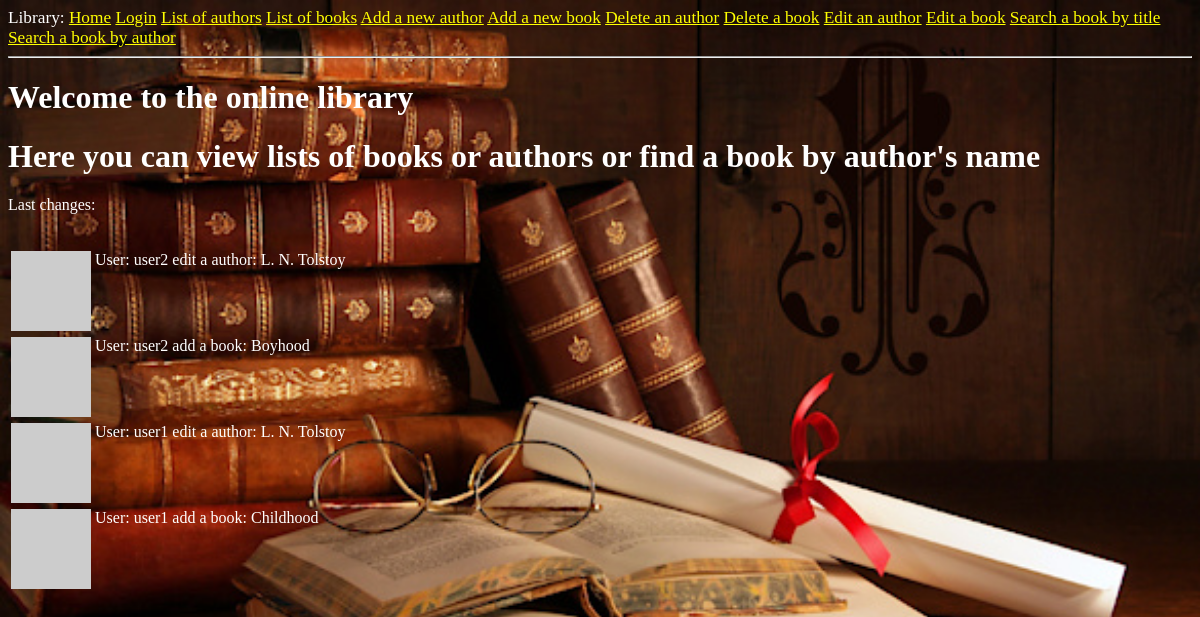
/index, run on the app's committed database.
### app/models.py (models this page shows, shortened)
class Post(db.Model):
    id = db.Column(db.Integer, primary_key=True)
    body = db.Column(db.String(140))
    timestamp = db.Column(db.DateTime, index=True, default=datetime.utcnow)
    user_id = db.Column(db.Integer, db.ForeignKey('user.id'))

### app/routes.py (the view)
@app.route('/')
@app.route('/index')
def index():
    posts = Post.query.all();
    return render_template("index.html", title='Home Page', posts=list(reversed(posts)))

### app/models.py (called while the page is built)
    def avatar(self, size):
        digest = md5(self.email.lower().encode('utf-8')).hexdigest()
        return 'https://www.gravatar.com/avatar/{}?d=identicon&s={}'.format(
            digest, size)

### app/routes.py (called while the page is built)
@app.before_request
def before_request():
    if current_user.is_authenticated:
        current_user.last_seen = datetime.utcnow()
        db.session.commit()

### app/templates/index.html
{% extends "Base.html" %}
{% block content %}
     <h1>Welcome to the online library</h1>
    <h1>Here you can view lists of books or authors or find a book by author's name</h1>
    <p>Last changes:</p><br>
    {% for post in posts %}
        {% include '_post.html' %}
    {% endfor %}
{% endblock %}

### app/templates/_post.html
<table>
    <tr valign="top">
        <td><img src="{{ post.author.avatar(36) }}"></td>
        <td>{{ post.body }}</td>
    </tr>
</table>

### app/templates/Base.html (style rules this page uses)
body { background: url("../static/background.jpg") no-repeat; -moz-background-size: 100%; -o-background-size: 100%; -webkit-background-size: 100%; background-size: 100%; color: #ffffff; }

### data on the page
Post: body "User: user2 edit a author: L. N. Tolstoy"
Post: body "User: user2 add a book: Boyhood"
Post: body "User: user1 edit a author: L. N. Tolstoy"
Post: body "User: user1 add a book: Childhood"
